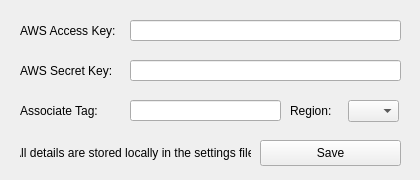
<?xml version="1.0" encoding="UTF-8"?>
<ui version="4.0">
 <class>keyWindow</class>
 <widget class="QMainWindow" name="keyWindow">
  <property name="geometry">
   <rect>
    <x>0</x>
    <y>0</y>
    <width>420</width>
    <height>180</height>
   </rect>
  </property>
  <property name="windowTitle">
   <string>Amazon Details</string>
  </property>
  <property name="statusTip">
   <string>Connect to server.</string>
  </property>
  <widget class="QWidget" name="centralwidget">
   <widget class="QLineEdit" name="lineEdit">
    <property name="geometry">
     <rect>
      <x>130</x>
      <y>20</y>
      <width>271</width>
      <height>21</height>
     </rect>
    </property>
   </widget>
   <widget class="QLabel" name="label">
    <property name="geometry">
     <rect>
      <x>20</x>
      <y>20</y>
      <width>101</width>
      <height>21</height>
     </rect>
    </property>
    <property name="font">
     <font>
      <pointsize>9</pointsize>
     </font>
    </property>
    <property name="text">
     <string>AWS Access Key:</string>
    </property>
    <property name="alignment">
     <set>Qt::AlignLeading|Qt::AlignLeft|Qt::AlignVCenter</set>
    </property>
   </widget>
   <widget class="QLineEdit" name="lineEdit_2">
    <property name="geometry">
     <rect>
      <x>130</x>
      <y>60</y>
      <width>271</width>
      <height>21</height>
     </rect>
    </property>
   </widget>
   <widget class="QLabel" name="label_2">
    <property name="geometry">
     <rect>
      <x>20</x>
      <y>60</y>
      <width>101</width>
      <height>21</height>
     </rect>
    </property>
    <property name="font">
     <font>
      <pointsize>9</pointsize>
     </font>
    </property>
    <property name="text">
     <string>AWS Secret Key:</string>
    </property>
    <property name="alignment">
     <set>Qt::AlignLeading|Qt::AlignLeft|Qt::AlignVCenter</set>
    </property>
   </widget>
   <widget class="QLabel" name="label_3">
    <property name="geometry">
     <rect>
      <x>20</x>
      <y>100</y>
      <width>91</width>
      <height>21</height>
     </rect>
    </property>
    <property name="font">
     <font>
      <pointsize>9</pointsize>
     </font>
    </property>
    <property name="text">
     <string>Associate Tag:</string>
    </property>
    <property name="alignment">
     <set>Qt::AlignLeading|Qt::AlignLeft|Qt::AlignVCenter</set>
    </property>
   </widget>
   <widget class="QLineEdit" name="lineEdit_3">
    <property name="geometry">
     <rect>
      <x>130</x>
      <y>100</y>
      <width>151</width>
      <height>21</height>
     </rect>
    </property>
   </widget>
   <widget class="QLabel" name="label_4">
    <property name="geometry">
     <rect>
      <x>290</x>
      <y>100</y>
      <width>51</width>
      <height>21</height>
     </rect>
    </property>
    <property name="font">
     <font>
      <pointsize>9</pointsize>
     </font>
    </property>
    <property name="text">
     <string>Region:</string>
    </property>
    <property name="alignment">
     <set>Qt::AlignLeading|Qt::AlignLeft|Qt::AlignVCenter</set>
    </property>
   </widget>
   <widget class="QComboBox" name="comboBox">
    <property name="geometry">
     <rect>
      <x>348</x>
      <y>100</y>
      <width>51</width>
      <height>22</height>
     </rect>
    </property>
    <property name="font">
     <font>
      <pointsize>9</pointsize>
     </font>
    </property>
    <property name="editable">
     <bool>false</bool>
    </property>
    <property name="currentIndex">
     <number>0</number>
    </property>
    <item>
     <property name="text">
      <string/>
     </property>
    </item>
    <item>
     <property name="text">
      <string>UK</string>
     </property>
    </item>
    <item>
     <property name="text">
      <string>US</string>
     </property>
    </item>
    <item>
     <property name="text">
      <string>CA</string>
     </property>
    </item>
    <item>
     <property name="text">
      <string>DE</string>
     </property>
    </item>
    <item>
     <property name="text">
      <string>CN</string>
     </property>
    </item>
    <item>
     <property name="text">
      <string>FR</string>
     </property>
    </item>
    <item>
     <property name="text">
      <string>ES</string>
     </property>
    </item>
    <item>
     <property name="text">
      <string>IN</string>
     </property>
    </item>
    <item>
     <property name="text">
      <string>IT</string>
     </property>
    </item>
    <item>
     <property name="text">
      <string>JP</string>
     </property>
    </item>
   </widget>
   <widget class="QPushButton" name="pushButton">
    <property name="geometry">
     <rect>
      <x>260</x>
      <y>140</y>
      <width>141</width>
      <height>26</height>
     </rect>
    </property>
    <property name="font">
     <font>
      <pointsize>9</pointsize>
     </font>
    </property>
    <property name="text">
     <string>Save</string>
    </property>
   </widget>
   <widget class="QLabel" name="label_5">
    <property name="geometry">
     <rect>
      <x>20</x>
      <y>140</y>
      <width>231</width>
      <height>26</height>
     </rect>
    </property>
    <property name="font">
     <font>
      <italic>false</italic>
     </font>
    </property>
    <property name="text">
     <string>All details are stored locally in the settings file.</string>
    </property>
    <property name="alignment">
     <set>Qt::AlignCenter</set>
    </property>
   </widget>
  </widget>
 </widget>
 <resources/>
 <connections/>
</ui>
